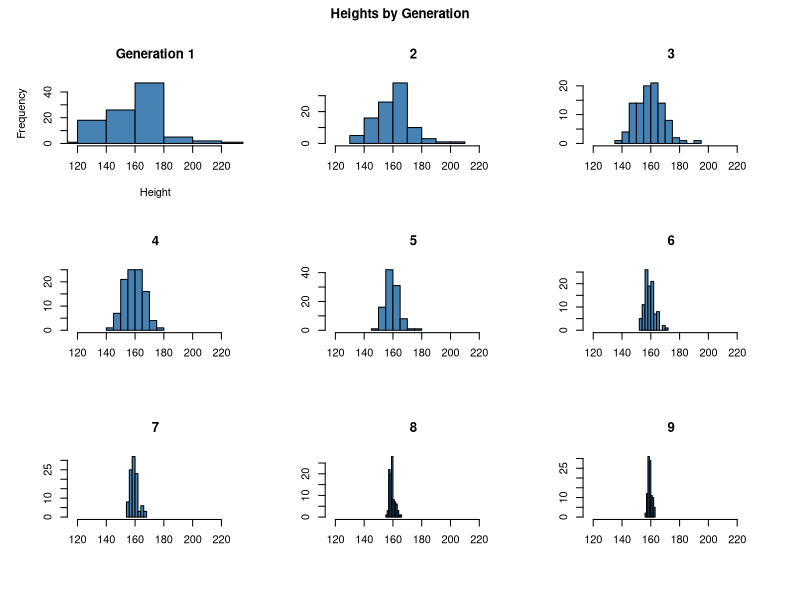
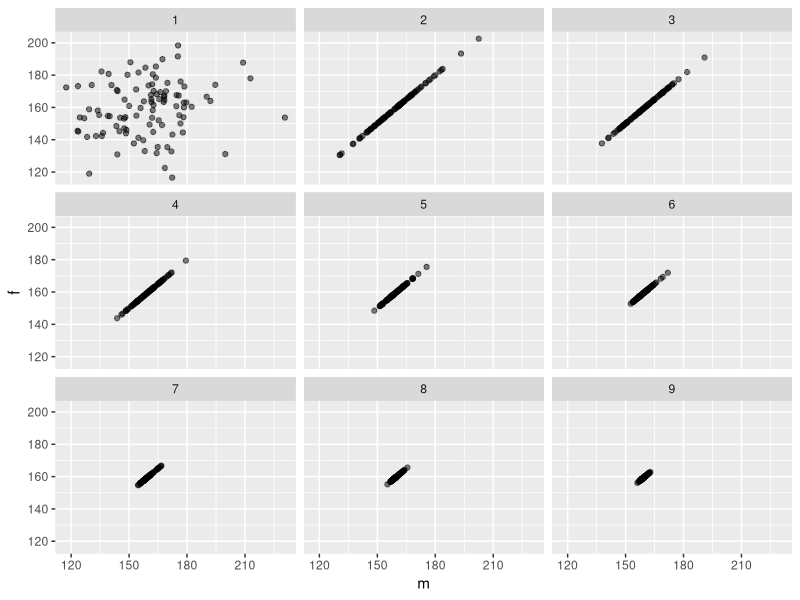
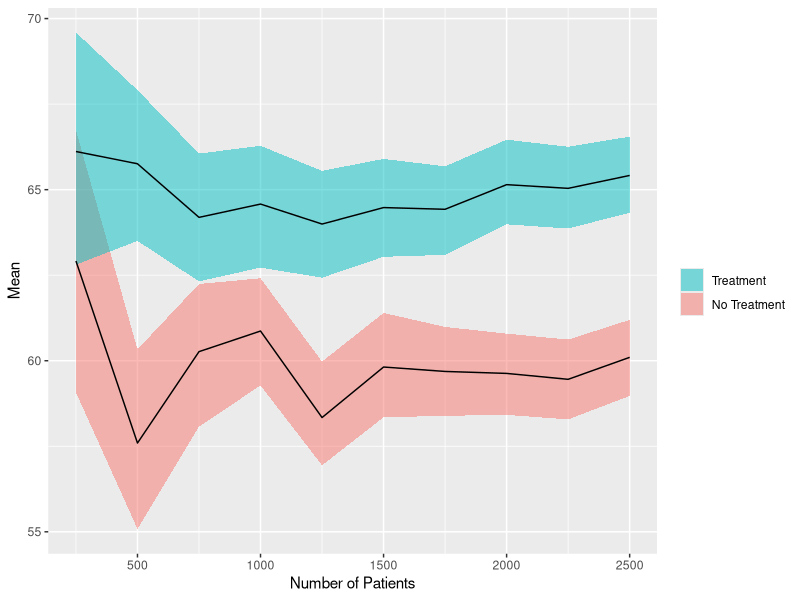
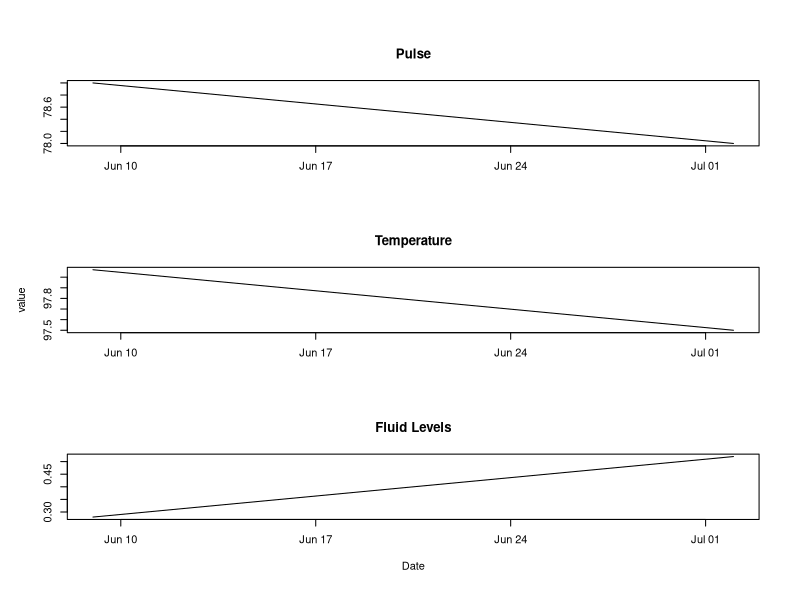

Recreate these plots in R, in order.
## ---- chunk 1
knitr::opts_chunk$set(fig.width=8, fig.align = 'center', fig.height=6, warning=FALSE, message=FALSE)
library(ggplot2)
## ---- chunk 2
next_gen <- function(pop) {
    pop$m <- sample(pop$m)
    pop$m <- rowMeans(pop)
    pop$f <- pop$m
    pop
}
## ---- chunk 3
pop <- data.frame(m = rnorm(100, 160, 20), f = rnorm(100, 160, 20))
gens <- pop

firstMax <- max(pop$m) #grab values to use for range limits in plots. 
firstMin <- min(pop$m)

par(mfrow = c(3,3)) #Set up a multiple plot environment
par(oma=c(1,1,2,1)) #Leave space for main title. 

hist(pop$m, main = "Generation 1",   #histogram it. 
              xlim = c(firstMin, firstMax),
              col  = "steelblue", 
              xlab = "Height") 

for(genNumber in 2:9){
  pop <- next_gen(pop)  #make the new population
  
  gens = rbind(gens, pop)
  
  hist(pop$m, main = as.character(genNumber),   #histogram it. 
              xlim = c(firstMin, firstMax),
              col  = "steelblue", 
              xlab = "", ylab = "") 
}

title(main="Heights by Generation",outer=T)
## ---- chunk 4
gens$gen <- rep(1:9, each = 100) #give generation labels to the dataset
ggplot(gens, aes(x = m, y = f)) + geom_point(alpha = 0.5) + facet_wrap(~gen, nrow = 3)
## ---- chunk 5

values = rnorm(10)
bootstrapMean = function(values){
  #Generate bootstraped medians
  bootstraped <- replicate(1000, mean(sample(values, length(values), replace=T)) )
  #Find the quantiles
  quantile(bootstraped, c(0.025, 0.975))
}

genVals <- function(num_patients = 250){
  #Set the treatment group options
  treatmentGroups <- c(0,1)

  #Set the treatments
  treatments <- sample(treatmentGroups, num_patients, replace = T)

  #Draw outcome values
  outcome_pre    <- rnorm(num_patients, mean = 60, sd = 20)

  #Adjust based on treatment.
  outcome_treat  <- ifelse(treatments==1, outcome_pre + 5, outcome_pre) 

  #get seperate treat and non treat vectors and run the bootstrap function on them
  t <- outcome_treat[treatments == 1]
  n <- outcome_treat[treatments == 0]
  bsTreat    <- bootstrapMean(t)
  bsNonTreat <- bootstrapMean(n)
  
  
  nonTreatRes <- data.frame(lb = bsNonTreat[1], ub = bsNonTreat[2], m = mean(n), 
                     treatment = 0,              n = num_patients)
  treatRes    <- data.frame(lb = bsTreat[1],    ub = bsTreat[2],    m = mean(t), 
                     treatment = 1,              n = num_patients)
  #return a dataframe that has 4 columns, ub, lb, treatment (0,1), numPatients
  return(rbind(nonTreatRes,treatRes))
}

bsIntervals = genVals() #generate first interval. 
for(i in 2:10){ bsIntervals = rbind(bsIntervals, genVals(250*i) ) }

#plot it!
ggplot(bsIntervals, aes(x = n, group = factor(treatment))) + 
  geom_ribbon(aes(ymin = lb, ymax = ub, fill = factor(treatment)), alpha = 0.5) +
  geom_line(aes(y = m)) + labs("y" = "Mean", "x" = "Number of Patients") + 
  scale_fill_discrete(guide = guide_legend(reverse=T), name = "", 
                      labels=c("No Treatment","Treatment"))
## ---- chunk 6
makePatient <- function() {
  vowel  <- grep("[aeiou]", letters)
  cons   <- grep("[^aeiou]", letters)
  name   <- paste(sample(LETTERS[cons], 1), sample(letters[vowel], 1), sample(letters[cons], 1), sep='')
  gender <- factor(sample(0:1, 1), levels=0:1, labels=c('female','male'))
  dob    <- as.Date(sample(7500, 1), origin="1970-01-01")
  n      <- sample(6, 1)
  doa    <- as.Date(sample(1500, n), origin="2010-01-01")
  pulse  <- round(rnorm(n, 80, 10))
  temp   <- round(rnorm(n, 98.4, 0.3), 2)
  fluid  <- round(runif(n), 2)
  list(name = name, gender = gender, date_of_birth = dob, date_of_admission = doa, 
       pulse = pulse, temperature = temp, fluid_intake = fluid)
}
## ---- chunk 7
set.seed(8)
p <- makePatient()
class(p) <- 'medicalRecord'
p
## ---- chunk 8
mean.medicalRecord <- function(d){
  return(list(pulseAvg = mean(d$pulse), tempAvg = mean(d$temperature), 
              fluidsAvg = mean(d$fluid_intake)))
}

print.medicalRecord <- function(d){
  cat(paste("Name:", d$name, "\n"))
  cat(sprintf("The patient is a %s and was born on %s", d$gender, d$date_of_birth),"\n")
  cat("Visits:\n")
  #make a df of visits to ease ordering by date. 
  visits = data.frame(doa = d$date_of_admission, p = d$pulse, t = d$temperature, fi = d$fluid_intake)
  visits = visits[order(visits$doa), ]
  for(i in 1:length(visits$doa)){
    cat(sprintf("Date: %s | Pulse: %3.2s | Temp: %6.4s | Fluid Intake: %6.4s\n",
      visits$doa[i], visits$p[i], visits$t[i], visits$fi[i]))
  }
}

plot.medicalRecord <- function(d){
  visits = data.frame(doa = d$date_of_admission, p = d$pulse, t = d$temperature, fi = d$fluid_intake)
  visits = visits[order(visits$doa), ]
  par(mfrow = c(3,1))
  plot(visits$doa, visits$p, type = "l", xlab = "", ylab = "", main = "Pulse")
  plot(visits$doa, visits$t, type = "l", xlab = "", ylab = "value", main = "Temperature")
  plot(visits$doa, visits$fi, type = "l", xlab = "Date", ylab = "", main = "Fluid Levels")
}
## ---- chunk 9
mean(p)
## ---- chunk 10
p
## ---- chunk 11
plot(p)
## ---- chunk 12
set.seed(8)
c = lapply(1:10, function(d){return(makePatient())})
class(c) = "cohort"

mean.cohort = function(c){
  for(patient in c){
    class(patient) = "medicalRecord"
    cat("-----------------------\n")
    print(mean(patient))
  }
}

print.cohort = function(c){
  for(patient in c){
    class(patient) = "medicalRecord"
    cat("-----------------------\n")
    print(patient)
  }
}

mean(c)
print(c)
